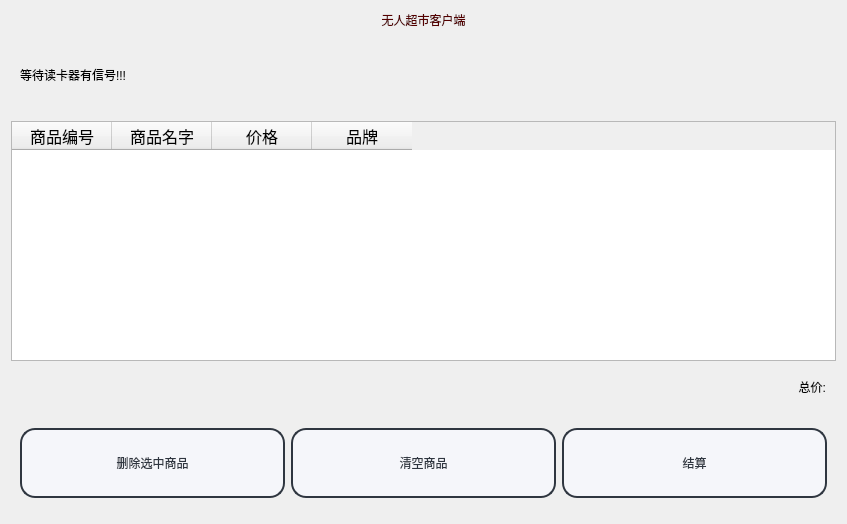
<?xml version="1.0" encoding="UTF-8"?>
<ui version="4.0">
 <class>Widget</class>
 <widget class="QWidget" name="Widget">
  <property name="geometry">
   <rect>
    <x>0</x>
    <y>0</y>
    <width>847</width>
    <height>524</height>
   </rect>
  </property>
  <property name="windowTitle">
   <string>Widget</string>
  </property>
  <property name="styleSheet">
   <string notr="true"/>
  </property>
  <layout class="QGridLayout" name="gridLayout">
   <item row="0" column="0">
    <widget class="QLabel" name="label">
     <property name="layoutDirection">
      <enum>Qt::LeftToRight</enum>
     </property>
     <property name="styleSheet">
      <string notr="true">color: rgb(85, 0, 0);
font: 20pt &quot;黑体&quot;;</string>
     </property>
     <property name="text">
      <string>无人超市客户端</string>
     </property>
     <property name="alignment">
      <set>Qt::AlignCenter</set>
     </property>
    </widget>
   </item>
   <item row="1" column="0">
    <widget class="QWidget" name="widget_2" native="true">
     <property name="minimumSize">
      <size>
       <width>0</width>
       <height>80</height>
      </size>
     </property>
     <layout class="QHBoxLayout" name="horizontalLayout_2">
      <item>
       <widget class="QLabel" name="label_4">
        <property name="minimumSize">
         <size>
          <width>0</width>
          <height>40</height>
         </size>
        </property>
        <property name="styleSheet">
         <string notr="true">font: 18pt &quot;黑体&quot;;</string>
        </property>
        <property name="text">
         <string>等待读卡器有信号!!!</string>
        </property>
       </widget>
      </item>
     </layout>
    </widget>
   </item>
   <item row="4" column="0">
    <widget class="QWidget" name="widget" native="true">
     <property name="minimumSize">
      <size>
       <width>100</width>
       <height>100</height>
      </size>
     </property>
     <layout class="QHBoxLayout" name="horizontalLayout">
      <item>
       <widget class="QPushButton" name="pushButton_2">
        <property name="minimumSize">
         <size>
          <width>0</width>
          <height>70</height>
         </size>
        </property>
        <property name="styleSheet">
         <string notr="true">QPushButton{
	font: 15pt &quot;微软雅黑&quot;;
    color: #2f3640;
    background-color: #f5f6fa;
    border-color: #2f3640;
    border-radius: 15px;
    border-style: solid;
    border-width: 2px;
    padding: 5px;
}

/**鼠标停留在按钮上的样式**/


/**鼠标按压下去的样式**/
QPushButton::pressed,QPushButton::checked{
    color: #FFFFFF;
    background-color: qlineargradient(spread:pad, x1:0, y1:0, x2:0, y2:1, stop:0 #273c75, stop:1 #487eb0);
}

/**按钮失能情况下样式**/
QPushButton::disabled{
    color: #FFFFFF;
    background-color: #dcdde1;
    border-color: #dcdde1;
}
</string>
        </property>
        <property name="text">
         <string>删除选中商品</string>
        </property>
       </widget>
      </item>
      <item>
       <widget class="QPushButton" name="pushButton">
        <property name="minimumSize">
         <size>
          <width>0</width>
          <height>70</height>
         </size>
        </property>
        <property name="styleSheet">
         <string notr="true">QPushButton{
	font: 15pt &quot;微软雅黑&quot;;
    color: #2f3640;
    background-color: #f5f6fa;
    border-color: #2f3640;
    border-radius: 15px;
    border-style: solid;
    border-width: 2px;
    padding: 5px;
}

/**鼠标停留在按钮上的样式**/


/**鼠标按压下去的样式**/
QPushButton::pressed,QPushButton::checked{
    color: #FFFFFF;
    background-color: qlineargradient(spread:pad, x1:0, y1:0, x2:0, y2:1, stop:0 #273c75, stop:1 #487eb0);
}

/**按钮失能情况下样式**/
QPushButton::disabled{
    color: #FFFFFF;
    background-color: #dcdde1;
    border-color: #dcdde1;
}
</string>
        </property>
        <property name="text">
         <string>清空商品</string>
        </property>
       </widget>
      </item>
      <item>
       <widget class="QPushButton" name="pushButton_3">
        <property name="minimumSize">
         <size>
          <width>0</width>
          <height>70</height>
         </size>
        </property>
        <property name="styleSheet">
         <string notr="true">QPushButton{
	font: 15pt &quot;微软雅黑&quot;;
    color: #2f3640;
    background-color: #f5f6fa;
    border-color: #2f3640;
    border-radius: 15px;
    border-style: solid;
    border-width: 2px;
    padding: 5px;
}

/**鼠标停留在按钮上的样式**/


/**鼠标按压下去的样式**/
QPushButton::pressed,QPushButton::checked{
    color: #FFFFFF;
    background-color: qlineargradient(spread:pad, x1:0, y1:0, x2:0, y2:1, stop:0 #273c75, stop:1 #487eb0);
}

/**按钮失能情况下样式**/
QPushButton::disabled{
    color: #FFFFFF;
    background-color: #dcdde1;
    border-color: #dcdde1;
}
</string>
        </property>
        <property name="text">
         <string>结算</string>
        </property>
       </widget>
      </item>
     </layout>
    </widget>
   </item>
   <item row="3" column="0">
    <widget class="QLabel" name="label_2">
     <property name="minimumSize">
      <size>
       <width>0</width>
       <height>40</height>
      </size>
     </property>
     <property name="styleSheet">
      <string notr="true">font: 18pt &quot;黑体&quot;;</string>
     </property>
     <property name="text">
      <string>总价:   </string>
     </property>
     <property name="alignment">
      <set>Qt::AlignRight|Qt::AlignTrailing|Qt::AlignVCenter</set>
     </property>
    </widget>
   </item>
   <item row="2" column="0">
    <widget class="QTableWidget" name="tableWidget">
     <property name="styleSheet">
      <string notr="true">QScrollBar::add-page:vertical, QScrollBar::sub-page:vertical 
{
    background:rgba(255,255,255,10%);                            
}

QScollBar::add-line:vertical, QScrollBar::sub-line:vertical  
{
    background:transparent;                                      
}
</string>
     </property>
     <column>
      <property name="text">
       <string>商品编号</string>
      </property>
      <property name="font">
       <font>
        <family>黑体</family>
        <pointsize>12</pointsize>
       </font>
      </property>
     </column>
     <column>
      <property name="text">
       <string>商品名字</string>
      </property>
      <property name="font">
       <font>
        <family>黑体</family>
        <pointsize>12</pointsize>
       </font>
      </property>
     </column>
     <column>
      <property name="text">
       <string>价格</string>
      </property>
      <property name="font">
       <font>
        <family>黑体</family>
        <pointsize>12</pointsize>
       </font>
      </property>
     </column>
     <column>
      <property name="text">
       <string>品牌</string>
      </property>
      <property name="font">
       <font>
        <family>黑体</family>
        <pointsize>12</pointsize>
       </font>
      </property>
     </column>
    </widget>
   </item>
  </layout>
 </widget>
 <resources/>
 <connections/>
</ui>
